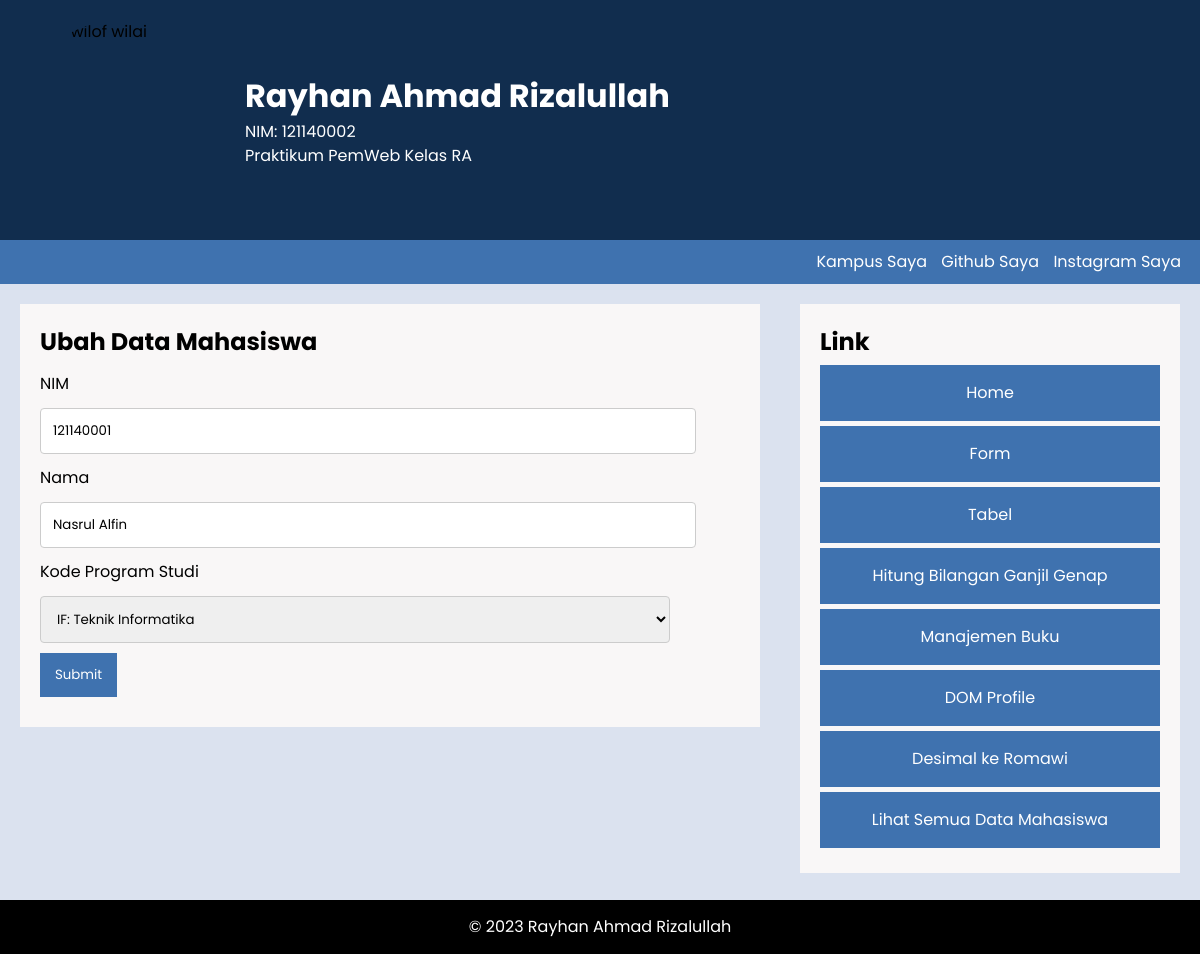
The app's page /update_mahasiswa.php?action=form&nim=121140001 with its own data.
### tables this page shows
CREATE TABLE `mahasiswa` (
  `nim` int NOT NULL,
  `nama` varchar(255) NOT NULL,
  `kode_prodi` varchar(4) NOT NULL
);

### update_mahasiswa.php (the view, shortened to what this page needs)
<?php
    include "koneksi_pdo.php";
    if (isset($_GET["nim"]) AND (isset($_GET["action"]) AND $_GET["action"] == "form")){
        $nim = $_GET['nim'];
        $hitRow = $conn->prepare("SELECT COUNT(*) FROM mahasiswa WHERE nim = ?");
        $hitRow->execute([$nim]);
        if($hitRow->fetchColumn() == 0){
            header('Location: ./read_mahasiswa.php');
            exit();
        }
        else{
            $query = $conn->prepare("SELECT * FROM mahasiswa WHERE nim = ?");
            $query->execute([$nim]);
            $student = $query->fetch(PDO::FETCH_OBJ);
            $kode_prodi = [
                "IF" => "Teknik Informatika",
                "EL" => "Teknik Elektro",
                "TI" => "Teknik Industri",
                "SD" => "Sains Data",
                "SA" => "Sains Aktuaria",
                "GL" => "Teknik Geologi",
                "AR" => "Arsitektur",
                "MA" => "Matematika",
            ];
        }
    }
?>
<!DOCTYPE html>
<html lang="id">
    <head>
        <link rel="stylesheet" href="style.css">
    </head>
    <body>
        <header>
            <img class="header-img" src="https://uploads.codesandbox.io/uploads/user/df846677-75e8-48fb-bcbc-15f93eff48a7/-oVn-image.jpg" alt="wilif wilof wilai">
            <div class="header-text">
                <h1>Rayhan Ahmad Rizalullah</h1>
                <p>NIM: 121140002</p>
                <p>Praktikum PemWeb Kelas RA</p>
            </div>
        </header>
        <nav>
            <ul>
                <li><a href="https://www.itera.ac.id" target="_blank">Kampus Saya</a></li>
                <li><a href="https://github.com/ray-ahmad" target="_blank">Github Saya</a></li>
                <li><a href="https://www.instagram.com/rayhanahmadr/" target="_blank">Instagram Saya</a></li>
            </ul>
        </nav>
        <div class="wrap">
            <main class="content">
                <section class="container">
                    <h2>Ubah Data Mahasiswa</h2>
                    <form action="./update_mahasiswa.php?action=update&nim=<?php echo $student->nim ?>" method="POST">
                        <div class="row">
                            <label for="nim">NIM</label>
                            <input type="number" id="nim" name="nim" value="<?php echo $student->nim ?>" placeholder="Masukkan NIM...">
                        </div>
                        <div class="row">
                            <label for="nama">Nama</label>
                            <input type="text" required id="nama" name="nama" value="<?php echo $student->nama ?>" placeholder="Masukkan Nama...">
                        </div>
                        <div class="row">
                            <label for="kode_prodi">Kode Program Studi</label>
                            <select required id="kode_prodi" name="kode_prodi">
                                <?php
                                    foreach($kode_prodi as $kode => $prodi) {
                                ?>
                                <option value="<?php echo $kode ?>" <?php echo ($kode == $student->kode_prodi) ? "selected" : "" ?>><?php echo "$kode: $prodi" ?></option>
                                <?php } ?>
                            </select>
                        </div>
                        <div class="row">
                            <input type="submit" value="Submit">
                        </div>
                    </form>
                </section>
            </main>
            <aside class="sidebar">
                <section class="container menu">
                    <h2>Link</h2>
                    <ul>
                    <li><a href="./index.html">Home</a></li>
                        <li><a href="./form.html">Form</a></li>
                        <li><a href="./table.html">Tabel</a></li>
                        <li><a href="./odd_even.html">Hitung Bilangan Ganjil Genap</a></li>
                        <li><a href="./crud_lite.html">Manajemen Buku</a></li>
                        <li><a href="./dom_profile.html">DOM Profile</a></li>
                        <li><a href="./decimal_roman.php">Desimal ke Romawi</a></li>
                        <li><a href="./read_mahasiswa.php">Lihat Semua Data Mahasiswa</a></li>
                    </ul>
                </section>
            </aside>
        </div>
        <footer>
            <p>&copy; 2023 Rayhan Ahmad Rizalullah</p>
        </footer>
    </body>
</html>

### style.css (style rules this page uses)
* { margin:0; padding:0; font-family:'Poppins',Tahoma, sans-serif; }
body { background-color: #DBE2EF; line-height: 1.5; }
header { padding: 20px; background-color: #112D4E; display:flex; flex-direction:row; flex-wrap:wrap; align-items: center; }
.header-img { width: 200px; height: 200px; object-fit: cover; border-radius: 100%; }
.header-text { color:white; margin:25px; }
nav { background-color: #3F72AF; display:flex; justify-content: flex-end; padding: 10px 14px; }
nav a { color:white; text-decoration:none; }
nav ul li { padding: 0px 5px; list-style:none; display:inline-block; }
.wrap { display: inline-block; width: 100%; }
.content { margin: 0; width: 65%; float: left; }
.sidebar { margin: 0; width: 35%; float: right; }
.container { margin: 20px; padding: 20px; background-color: #F9F7F7; }
.menu ul li { list-style: none; text-align: center; }
.menu a { display: block; color: white; background-color: #3F72AF; transition: background-color 0.3s; padding: 16px; margin: 5px 0px; text-decoration: none; }
input[type=text], input[type=number], input[type=email], input[type=password], input[type=date], select, textarea { display: block; width: 90%; padding: 12px; border: 1px solid #ccc; border-radius: 4px; }
label { display: block; padding: 12px 12px 12px 0; }
input[type=submit], button, .btn-primary { display: block; margin-top: 10px; margin-bottom: 10px; background-color: #3F72AF; transition: background-color 0.3s; color: white; padding: 12px 15px; border: none; cursor: pointer; text-decoration: none; text-align: center; }
footer { background-color: black; padding:15px; text-align: center; color:white; }

### records on screen
mahasiswa: nim "121140001", nama "Nasrul Alfin", kode_prodi "IF: Teknik Informatika"
